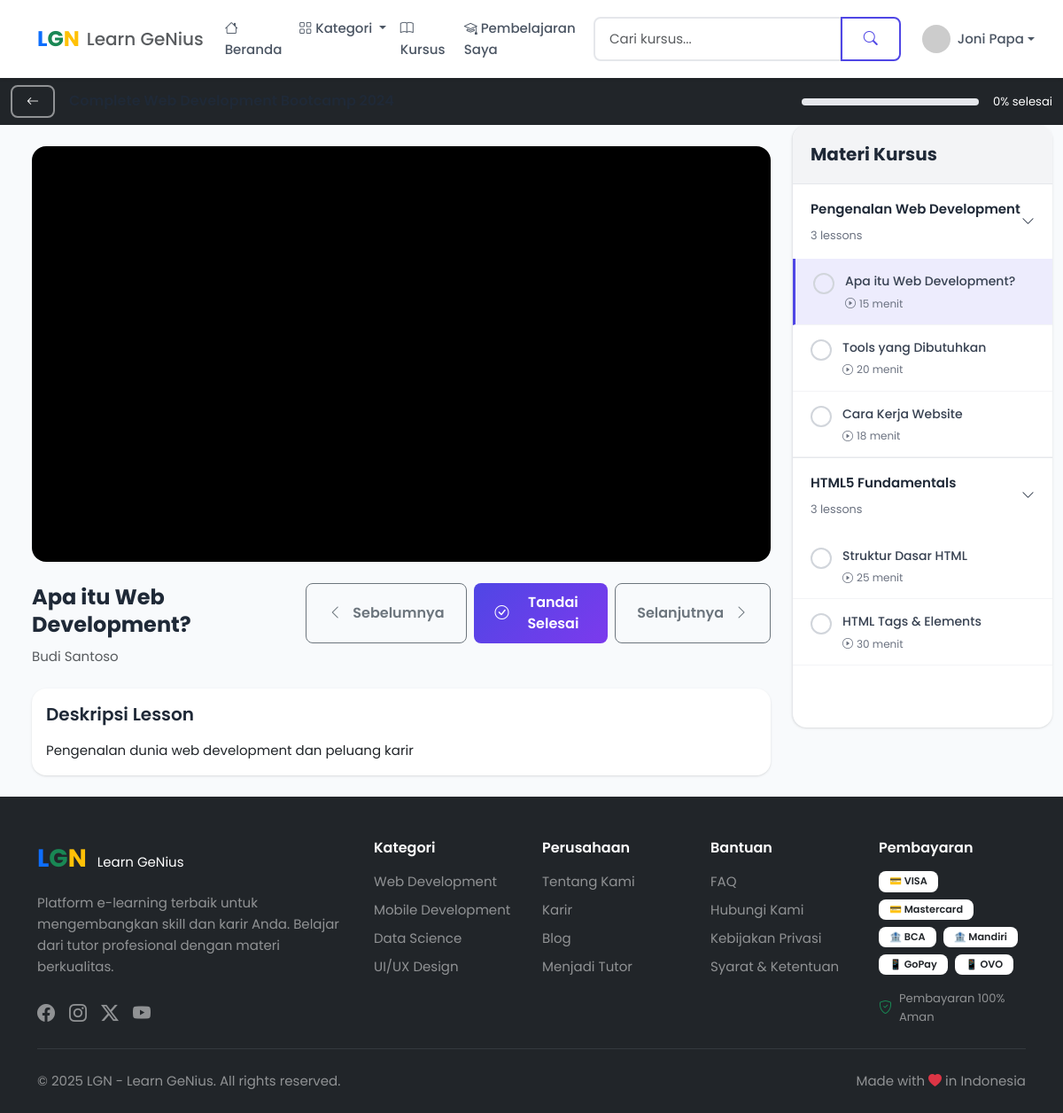
The app's page /pages/learn.php?course=1 (signed in) with its own data.
### tables this page shows
CREATE TABLE `users` (
  `id` int(11) NOT NULL,
  `name` varchar(100) NOT NULL,
  `email` varchar(100) NOT NULL,
  `password` varchar(255) NOT NULL,
  `role` enum('student','tutor','admin') DEFAULT 'student',
  `avatar` varchar(255) DEFAULT NULL,
  `bio` text DEFAULT NULL,
  `phone` varchar(20) DEFAULT NULL,
  `is_active` tinyint(1) DEFAULT 1,
  `email_verified_at` timestamp NULL DEFAULT NULL,
  `created_at` timestamp NOT NULL DEFAULT current_timestamp(),
  `updated_at` timestamp NOT NULL DEFAULT current_timestamp() ON UPDATE current_timestamp()
);

CREATE TABLE `enrollments` (
  `id` int(11) NOT NULL,
  `user_id` int(11) NOT NULL,
  `course_id` int(11) NOT NULL,
  `transaction_id` int(11) DEFAULT NULL,
  `enrolled_at` timestamp NOT NULL DEFAULT current_timestamp(),
  `completed_at` timestamp NULL DEFAULT NULL,
  `progress_percentage` decimal(5,2) DEFAULT 0.00,
  `last_accessed_at` timestamp NULL DEFAULT NULL,
  `certificate_issued` tinyint(1) DEFAULT 0
);

CREATE TABLE `lessons` (
  `id` int(11) NOT NULL,
  `section_id` int(11) NOT NULL,
  `title` varchar(255) NOT NULL,
  `description` text DEFAULT NULL,
  `content_type` enum('video','article','quiz') DEFAULT 'video',
  `google_drive_file_id` varchar(255) DEFAULT NULL,
  `google_drive_url` varchar(500) DEFAULT NULL,
  `article_content` longtext DEFAULT NULL,
  `duration_minutes` int(11) DEFAULT 0,
  `order_number` int(11) DEFAULT 0,
  `is_preview` tinyint(1) DEFAULT 0,
  `resources` text DEFAULT NULL,
  `created_at` timestamp NOT NULL DEFAULT current_timestamp(),
  `updated_at` timestamp NOT NULL DEFAULT current_timestamp() ON UPDATE current_timestamp()
);

CREATE TABLE `courses` (
  `id` int(11) NOT NULL,
  `tutor_id` int(11) NOT NULL,
  `category_id` int(11) NOT NULL,
  `title` varchar(255) NOT NULL,
  `slug` varchar(255) NOT NULL,
  `short_description` varchar(500) DEFAULT NULL,
  `description` text DEFAULT NULL,
  `thumbnail` varchar(255) DEFAULT NULL,
  `preview_video_id` varchar(255) DEFAULT NULL,
  `price` decimal(12,2) NOT NULL DEFAULT 0.00,
  `discount_price` decimal(12,2) DEFAULT NULL,
  `level` enum('beginner','intermediate','advanced') DEFAULT 'beginner',
  `language` varchar(50) DEFAULT 'Indonesia',
  `requirements` text DEFAULT NULL,
  `what_you_learn` text DEFAULT NULL,
  `duration_hours` int(11) DEFAULT 0,
  `total_lessons` int(11) DEFAULT 0,
  `is_published` tinyint(1) DEFAULT 0,
  `is_featured` tinyint(1) DEFAULT 0,
  `created_at` timestamp NOT NULL DEFAULT current_timestamp(),
  `updated_at` timestamp NOT NULL DEFAULT current_timestamp() ON UPDATE current_timestamp()
);

CREATE TABLE `course_sections` (
  `id` int(11) NOT NULL,
  `course_id` int(11) NOT NULL,
  `title` varchar(255) NOT NULL,
  `description` text DEFAULT NULL,
  `order_number` int(11) DEFAULT 0,
  `created_at` timestamp NOT NULL DEFAULT current_timestamp()
);

### includes/functions.php (called while the page is built, shortened)
<?php
function getDB() {
    static $db = null;
    if ($db === null) {
        $database = new Database();
        $db = $database->getConnection();
    }
    return $db;
}
function isLoggedIn() {
    return isset($_SESSION['user_id']) && !empty($_SESSION['user_id']);
}
function getCurrentUser() {
    $db = getDB();
    $stmt = $db->prepare("SELECT id, name, email, role, avatar, bio, phone, created_at FROM users WHERE id = ?");
    $stmt->execute([$_SESSION['user_id']]);
    return $stmt->fetch();
}
function getCourseProgress($userId, $courseId) {
    $db = getDB();
    $stmt = $db->prepare("SELECT progress_percentage FROM enrollments WHERE user_id = ? AND course_id = ?");
    $stmt->execute([$userId, $courseId]);
    $result = $stmt->fetch();
    return $result ? floatval($result['progress_percentage']) : 0;
}

### pages/learn.php (the view, shortened to what this page needs)
<?php
require_once __DIR__ . '/../includes/functions.php';
$courseId = intval($_GET['course'] ?? 0);
$db = getDB();
$stmt = $db->prepare("SELECT c.*, u.name as tutor_name FROM courses c JOIN users u ON c.tutor_id = u.id WHERE c.id = ?");
$stmt->execute([$courseId]);
$course = $stmt->fetch();
$stmt = $db->prepare("SELECT * FROM course_sections WHERE course_id = ? ORDER BY order_number");
$stmt->execute([$courseId]);
$sections = $stmt->fetchAll();
$allLessons = [];
$currentLesson = null;
foreach ($sections as &$section) {
    $stmt = $db->prepare("
        SELECT l.*,
               (SELECT is_completed FROM lesson_progress WHERE user_id = ? AND lesson_id = l.id) as is_completed
        FROM lessons l
        WHERE l.section_id = ?
        ORDER BY l.order_number
    ");
    $stmt->execute([$_SESSION['user_id'], $section['id']]);
    $section['lessons'] = $stmt->fetchAll();
    foreach ($section['lessons'] as $lesson) {
        $allLessons[] = $lesson;
    }
}
if (!$currentLesson && !empty($allLessons)) {
    foreach ($allLessons as $lesson) {
        if (!$lesson['is_completed']) {
            $currentLesson = $lesson;
            break;
        }
    }
}
$progress = getCourseProgress($_SESSION['user_id'], $courseId);
require_once __DIR__ . '/../includes/header.php';
?>
<main class="learn-page">
    <div class="learn-topbar bg-dark text-white py-2">
        <div class="container-fluid">
            <div class="d-flex justify-content-between align-items-center">
                <div class="d-flex align-items-center gap-3">
                    <a href="/pages/course_detail.php?slug=<?= $course['slug'] ?>" class="btn btn-sm btn-outline-light">
                        <i class="bi bi-arrow-left"></i>
                    </a>
                    <h6 class="mb-0 text-truncate" style="max-width: 400px;"><?= htmlspecialchars($course['title']) ?></h6>
                </div>
                <div class="d-flex align-items-center gap-3">
                    <div class="progress-custom" style="width: 200px;">
                    </div>
                    <span class="course-progress-text small"><?= round($progress) ?>% selesai</span>
                </div>
            </div>
        </div>
    </div>
    <div class="container-fluid">
        <div class="row g-0">
            <div class="col-lg-9">
                <div class="learn-content p-4">
                    <div class="video-player-wrapper mb-4" id="videoContainer">
                        <?php if ($currentLesson): ?>
                        <div class="video-player-container">
                            <iframe
                                src="https://drive.google.com/file/d/<?= $currentLesson['google_drive_file_id'] ?>/preview"
                                allowfullscreen
                                allow="autoplay"
                            ></iframe>
                        </div>
                        <?php endif; ?>
                    </div>
                    <div class="lesson-info">
                        <div class="d-flex justify-content-between align-items-start mb-4">
                            <div>
                                <h4 class="fw-bold mb-2" id="currentLessonTitle">
                                    <?= $currentLesson ? htmlspecialchars($currentLesson['title']) : 'Pilih Lesson' ?>
                                </h4>
                                <p class="text-muted mb-0">
                                    <?= htmlspecialchars($course['tutor_name']) ?>
                                </p>
                            </div>
                            <div class="d-flex gap-2">
                                <button class="btn btn-outline-secondary" id="prevLessonBtn">
                                    <i class="bi bi-chevron-left me-1"></i>Sebelumnya
                                </button>
                                <button class="btn btn-primary" id="markCompleteBtn">
                                    <i class="bi bi-check-circle me-1"></i>Tandai Selesai
                                </button>
                                <button class="btn btn-outline-secondary" id="nextLessonBtn">
                                    Selanjutnya<i class="bi bi-chevron-right ms-1"></i>
                                </button>
                            </div>
                        </div>
                        <div class="card">
                            <div class="card-body">
                                <h5 class="fw-semibold mb-3">Deskripsi Lesson</h5>
                                <div id="lessonDescription">
                                    <?= $currentLesson ? nl2br(htmlspecialchars($currentLesson['description'] ?: 'Tidak ada deskripsi untuk lesson ini.')) : '' ?>
                                </div>
                            </div>
                        </div>
                    </div>
                </div>
            </div>
            <div class="col-lg-3">
                <div class="course-sidebar">
                    <div class="course-sidebar-header">
                        <h5 class="mb-0 fw-bold">Materi Kursus</h5>
                    </div>
                    <div class="course-sidebar-content">
                        <?php foreach ($sections as $section): ?>
                        <div class="section-item">
                            <div class="section-header" data-bs-toggle="collapse" data-bs-target="#sectionContent<?= $section['id'] ?>">
                                <div>
                                    <div class="section-title"><?= htmlspecialchars($section['title']) ?></div>
                                    <div class="section-meta"><?= count($section['lessons']) ?> lessons</div>
                                </div>
                                <i class="bi bi-chevron-down section-toggle"></i>
                            </div>
                            <div class="collapse show section-content" id="sectionContent<?= $section['id'] ?>">
                                <ul class="lesson-list">
                                    <?php foreach ($section['lessons'] as $lesson): ?>
                                    <li class="lesson-item <?= ($currentLesson && $currentLesson['id'] == $lesson['id']) ? 'active' : '' ?> <?= $lesson['is_completed'] ? 'completed' : '' ?>"
                                        data-lesson-id="<?= $lesson['id'] ?>">
                                        <div class="lesson-checkbox">
                                        </div>
                                        <div class="lesson-info">
                                            <div class="lesson-title"><?= htmlspecialchars($lesson['title']) ?></div>
                                            <div class="lesson-meta">
                                                <span><i class="bi bi-play-circle me-1"></i><?= $lesson['duration_minutes'] ?> menit</span>
                                            </div>
                                        </div>
                                    </li>
                                    <?php endforeach; ?>
                                </ul>
                            </div>
                        </div>
                        <?php endforeach; ?>
                    </div>
                </div>
            </div>
        </div>
    </div>
</main>
<?php
require_once __DIR__ . '/../includes/footer.php';
?>

### includes/navbar.php (shortened to what this page needs)
<nav class="navbar navbar-expand-lg navbar-light bg-white shadow-sm sticky-top">
    <div class="container">
        <a class="navbar-brand d-flex align-items-center" href="/index.php">
            <div class="brand-logo me-2">
                <span class="text-primary fw-bold fs-4">L</span><span class="text-success fw-bold fs-4">G</span><span class="text-warning fw-bold fs-4">N</span>
            </div>
            <span class="brand-text d-none d-md-inline text-muted fw-medium">Learn GeNius</span>
        </a>
        <div class="collapse navbar-collapse" id="mainNavbar">
            <ul class="navbar-nav me-auto mb-2 mb-lg-0">
                <li class="nav-item">
                    <a class="nav-link <?= basename($_SERVER['PHP_SELF']) === 'index.php' ? 'active fw-semibold' : '' ?>" href="/index.php">
                        <i class="bi bi-house me-1"></i>Beranda
                    </a>
                </li>
                <li class="nav-item dropdown">
                    <a class="nav-link dropdown-toggle" href="#" data-bs-toggle="dropdown">
                        <i class="bi bi-grid me-1"></i>Kategori
                    </a>
                </li>
                <li class="nav-item">
                    <a class="nav-link" href="/pages/courses.php">
                        <i class="bi bi-book me-1"></i>Kursus
                    </a>
                </li>
                <?php if (isLoggedIn()): ?>
                <li class="nav-item">
                    <a class="nav-link" href="/pages/my_learning.php">
                        <i class="bi bi-mortarboard me-1"></i>Pembelajaran Saya
                    </a>
                </li>
                <?php endif; ?>
            </ul>
            <form class="d-flex me-lg-3 my-2 my-lg-0" action="/pages/courses.php" method="GET">
                <div class="input-group">
                    <input type="text" class="form-control" name="search" placeholder="Cari kursus..."
                           value="<?= htmlspecialchars($_GET['search'] ?? '') ?>" style="min-width: 200px;">
                    <button class="btn btn-outline-primary" type="submit">
                        <i class="bi bi-search"></i>
                    </button>
                </div>
            </form>
            <ul class="navbar-nav ms-auto">
                <?php if (isLoggedIn()): ?>
                    <li class="nav-item dropdown">
                        <a class="nav-link dropdown-toggle d-flex align-items-center" href="#" data-bs-toggle="dropdown">
                            <?php
                            $userAvatarUrl = ($currentUser['avatar'] ?? null) && file_exists(__DIR__ . '/../' . $currentUser['avatar'])
                                ? '/' . $currentUser['avatar']
                                : 'https://ui-avatars.com/api/?name=' . urlencode($currentUser['name'] ?? 'User') . '&background=4f46e5&color=fff&size=32';
                            ?>
                            <img src="<?= $userAvatarUrl ?>"
                                 alt="<?= htmlspecialchars($currentUser['name'] ?? 'User') ?>"
                                 class="rounded-circle me-2"
                                 width="32" height="32"
                                 style="object-fit: cover;"
                                 onerror="this.src='https://ui-avatars.com/api/?name=User&background=4f46e5&color=fff&size=32'">
                            <span class="d-none d-lg-inline"><?= htmlspecialchars($currentUser['name'] ?? 'User') ?></span>
                        </a>
                    </li>
                <?php endif; ?>
            </ul>
        </div>
    </div>
</nav>

### includes/header.php (style rules this page uses)
body { font-family: 'Poppins', sans-serif; }
.navbar-brand { font-weight: 700; }

### pages/learn.php (style rules this page uses)
.learn-page { background: #f8fafc; }
.learn-topbar { position: sticky; top: 0; z-index: 1000; }
.learn-content { min-height: calc(100vh - 56px); }
.course-sidebar { background: white; border-left: 1px solid #e5e7eb; height: calc(100vh - 56px); position: sticky; top: 56px; overflow-y: auto; }

### records on screen
users: name "Joni Papa"
enrollments: progress_percentage "0"
lessons: title "Apa itu Web Development?", description "Pengenalan dunia web development dan peluang karir", duration_minutes "15"
courses: tutor.name "Budi Santoso"
course_sections: title "Pengenalan Web Development", count($section['lessons']) "3"
lessons: title "Tools yang Dibutuhkan", duration_minutes "20"
lessons: title "Cara Kerja Website", duration_minutes "18"
course_sections: title "HTML5 Fundamentals", count($section['lessons']) "3"
lessons: title "Struktur Dasar HTML", duration_minutes "25"
lessons: title "HTML Tags & Elements", duration_minutes "30"
